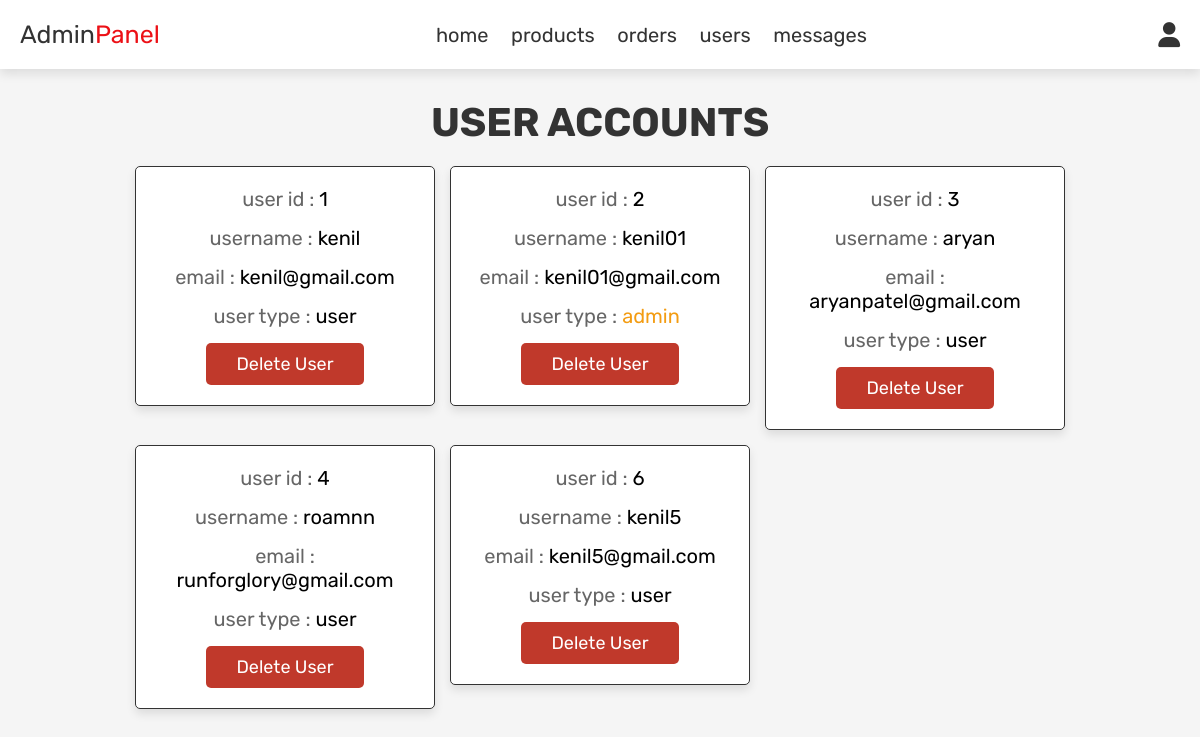
Screenshot of /admin_users.php (signed in) with the database file from the repository.
### tables this page shows
CREATE TABLE `users` (
  `id` int(100) NOT NULL,
  `name` varchar(100) NOT NULL,
  `email` varchar(100) NOT NULL,
  `password` varchar(100) NOT NULL,
  `user_type` varchar(20) NOT NULL DEFAULT 'user',
  `created_at` timestamp NOT NULL DEFAULT current_timestamp() ON UPDATE current_timestamp()
);

### admin_users.php (the view, shortened to what this page needs)
<?php
include 'config.php';
?>
<!DOCTYPE html>
<html lang="en">
<head>
   <link rel="stylesheet" href="https://cdnjs.cloudflare.com/ajax/libs/font-awesome/6.0.0/css/all.min.css">
   <link rel="stylesheet" href="css/admin_style.css">
</head>
<body>
<?php include 'admin_header.php'; ?>
<section class="users">
   <h1 class="title"> user accounts </h1>
   <div class="box-container">
      <?php
         $select_users = mysqli_query($conn, "SELECT * FROM `users`") or die('query failed');
         while($fetch_users = mysqli_fetch_assoc($select_users)){
      ?>
      <div class="box">
         <p> user id : <span><?php echo $fetch_users['id']; ?></span> </p>
         <p> username : <span><?php echo $fetch_users['name']; ?></span> </p>
         <p> email : <span><?php echo $fetch_users['email']; ?></span> </p>
         <p> user type : <span style="color:<?php if($fetch_users['user_type'] == 'admin'){ echo 'var(--orange)'; } ?>"><?php echo $fetch_users['user_type']; ?></span> </p>
         <a href="admin_users.php?delete=<?php echo $fetch_users['id']; ?>" onclick="return confirm('delete this user?');" class="delete-btn">delete user</a>
      </div>
      <?php
         };
      ?>
   </div>
</section>
</body>
</html>

### css/admin_style.css (style rules this page uses)
:root { --purple:#8e44ad; --red:#c0392b; --orange:#f39c12; --black:#333; --white:#fff; --light-color:#666; --light-white:#ccc; --light-bg:#f5f5f5; --border:.1rem solid var(--black); --box-shadow:0 .5rem 1rem rgba(0,0,0,.1); }
* { font-family: 'Rubik', sans-serif; margin:0; padding:0; box-sizing: border-box; outline: none; border:none; text-decoration: none; transition:all .2s linear; }
html { font-size: 62.5%; overflow-x: hidden; }
body { background-color: var(--light-bg); }
section { padding:3rem 2rem; }
.title { text-align: center; margin-bottom: 2rem; text-transform: uppercase; color:var(--black); font-size: 4rem; }
.btn, .option-btn, .delete-btn, .white-btn { display: inline-block; margin-top: 1rem; padding:1rem 3rem; cursor: pointer; color:var(--white); font-size: 1.8rem; border-radius: .5rem; text-transform: capitalize; }
.delete-btn { background-color: var(--red); }
.users .box-container { display: grid; grid-template-columns: repeat(auto-fit, 30rem); justify-content: center; gap:1.5rem; max-width: 1200px; margin:0 auto; align-items: flex-start; }
.users .box-container .box { background-color: var(--white); padding:2rem; border:var(--border); box-shadow: var(--box-shadow); border-radius: .5rem; text-align: center; }
.users .box-container .box p { padding-bottom: 1.5rem; font-size: 2rem; color:var(--light-color); }
.users .box-container .box p span { color:black; }
.users .box-container .box .delete-btn { margin-top: 0; }

### rows the page displays
users: id "1", name "kenil", email "kenil@gmail.com", user_type "user"
users: id "2", name "kenil01", email "kenil01@gmail.com", user_type "admin"
users: id "3", name "aryan", email "aryanpatel@gmail.com", user_type "user"
users: id "4", name "roamnn", email "runforglory@gmail.com", user_type "user"
users: id "6", name "kenil5", email "kenil5@gmail.com", user_type "user"
